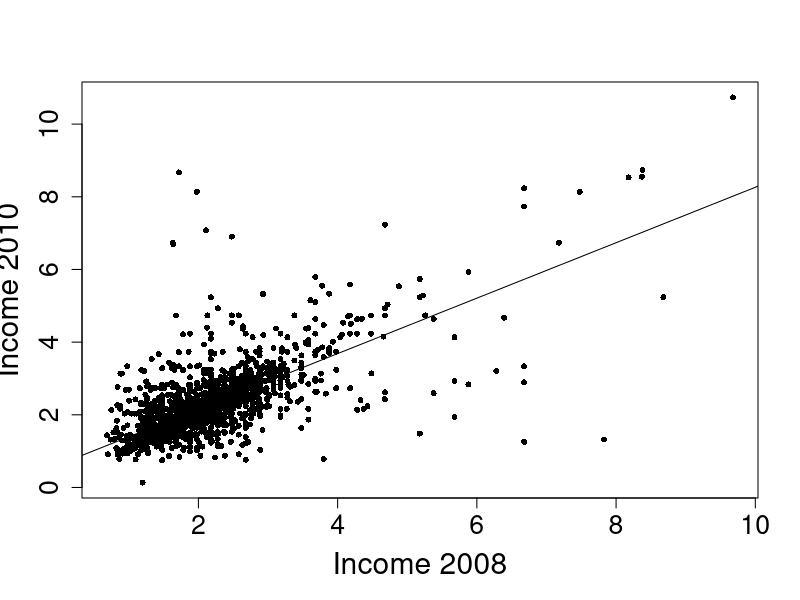
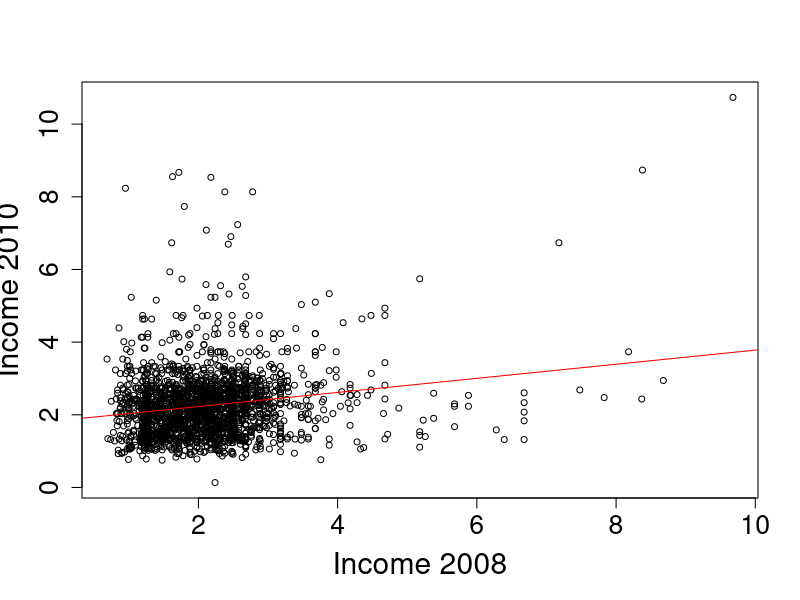

The R script that drew these images, in order:
ls()
ihs <- read.csv("italian_household_survey.txt", header = FALSE)
colnames(ihs) <- c("x", "y_original", "y_mismatched")

# reproducing the results and figures on the slides

### w/o mismatches

plot(y_original ~ x, data = ihs, pch = 16, cex = .8, xlab = "Income 2008",
     ylab = "Income 2010", cex.lab = 1.8, cex.axis = 1.6)

lm_original <- lm(y_original ~ x, data = ihs)
abline(lm_original)
summary(lm_original)
summary(lm_original)$sigma^2

dev.off()
### w/ mismatches



plot(y_mismatched ~ x, data = ihs, pch = ifelse(ihs$y == ihs$y_mismatched, 16, 2),
     cex = .8, xlab = "Income 2008",
     ylab = "Income 2010", cex.lab = 1.8, cex.axis = 1.6)

lm_mismatched <- lm(y_mismatched ~ x, data = ihs)
abline(lm_mismatched,col = 'red')

summary(lm_mismatched)
summary(lm_mismatched)$sigma^2
